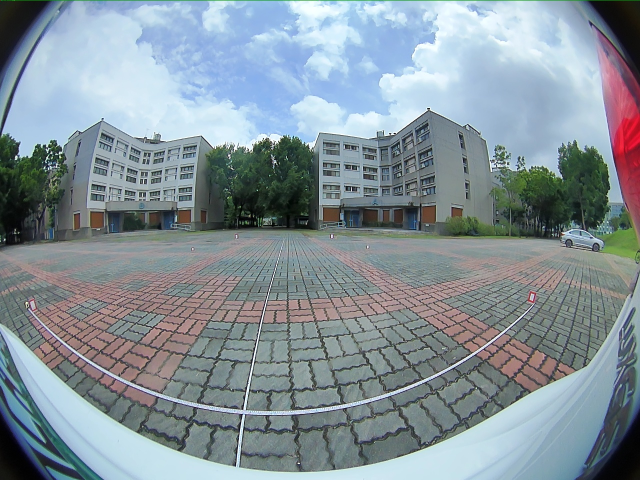
#> input picture py/val/back.jpg, 1280 x 960 px (shown at 1/2 size); its folder holds only this picture in this run
$ python valangle.py   (older library calls are emulated)
#> lines starting #> are read from the running program, lines starting #| are printed output that depends on the picture; after the words box and inside, x2 and y2 are one past the last pixel; in counts of white or black regions, pixels touching at a corner belong together
#!/usr/bin/env python3
# -*- coding: utf-8 -*-
"""
fisheye_simple_control.py
——————————————
滑桿 (Trackbar) 刻度：
  • Yaw         : -180°  …  +180°，每格 10°   (共 37 格)
  • Balance     : 0.0   …  1.0  ，每格 0.1   (共 11 格)
  • FOV-scale   : 0.1   …  1.0  ，每格 0.1   (共 10 格)

鍵盤：
  • q / Esc  離開
"""

import cv2
import numpy as np
import os, glob
from math import atan, degrees

# -------- 1. 你的 K、D -------------
K = np.array([[355.67876243,   0.        , 638.84520097],
              [  0.        , 354.84207135, 480.89256853],
              [  0.        ,   0.        ,   1.        ]], dtype=np.float64)
D = np.array([[ 0.0517522 ],
              [-0.0267777 ],
              [ 0.01933738],
              [-0.0052901 ]], dtype=np.float64)

# -------- 2. 讀一張影像當示例 ----------
img_path = sorted(glob.glob(os.path.join("val", "*.*")))[0]
img = cv2.imread(img_path)
#> img is the input picture: shape (960, 1280, 3); mean B, G, R 153.3, 145.7, 132.7
if img is None:
    raise RuntimeError("找不到 val/ 影像")
h, w = img.shape[:2]
#> h = 960; w = 1280

# -------- 3. 工具函式 -------------
def euler_to_R(yaw_deg=0):
    y = np.deg2rad(yaw_deg)
    Ry = np.array([[ np.cos(y), 0, np.sin(y)],
                   [        0, 1,        0],
                   [-np.sin(y), 0, np.cos(y)]])
    return Ry

def hfov_from_K(fx, img_w):
    """由焦距 fx 與影像寬計算水平視角 (deg)"""
    return 2 * degrees(atan((img_w / 2) / fx))

def redraw(yaw_deg, balance, fov_scale):
#> called with yaw_deg = 0, balance = 0.5, fov_scale = 0.9
    R = euler_to_R(yaw_deg)
    new_K = cv2.fisheye.estimateNewCameraMatrixForUndistortRectify(
        K, D, (w, h), R,
        balance=balance,
        new_size=(w, h),
        fov_scale=fov_scale
    )
    map1, map2 = cv2.fisheye.initUndistortRectifyMap(
        K, D, R, new_K, (w, h), cv2.CV_16SC2
    )
    und = cv2.remap(img, map1, map2, interpolation=cv2.INTER_LINEAR)
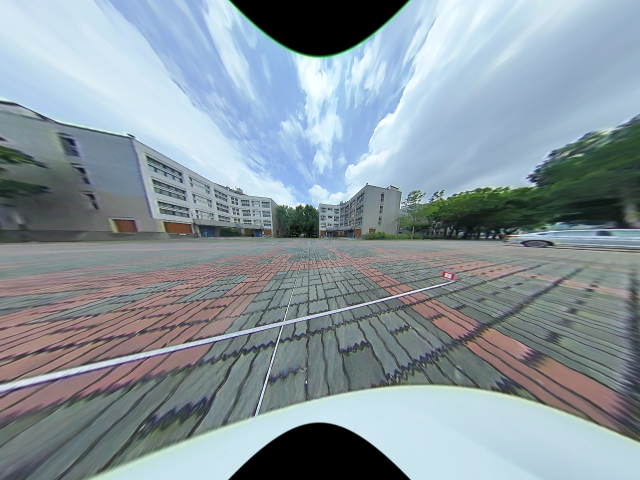
#> und: shape (960, 1280, 3) (shown at 1/2 size); mean B, G, R 158.1, 150.4, 137

    # 在影像右上角顯示目前 HFOV
    hfov = hfov_from_K(new_K[0, 0], w)
#> hfov = 160.3
    cv2.putText(und, f"HFOV: {hfov:.1f} deg",
                (10, 30), cv2.FONT_HERSHEY_SIMPLEX,
                1.0, (0,255,0), 2, cv2.LINE_AA)
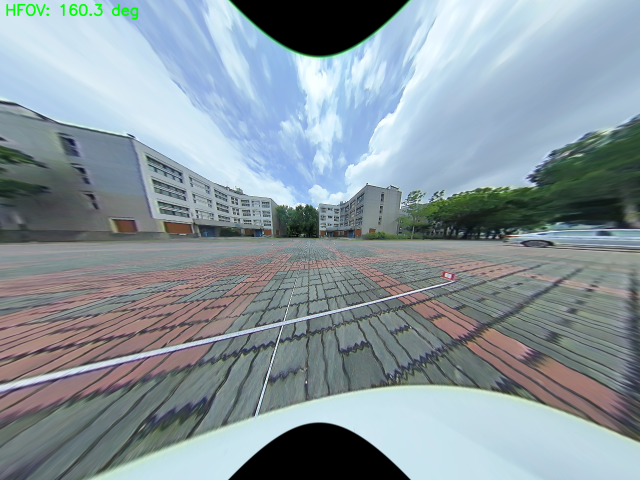
#> und: shape (960, 1280, 3) (shown at 1/2 size); 0.23% of pixels changed, all inside (x1, y1, x2, y2) = (12, 7, 277, 40)
    return und

# -------- 4. Trackbar 回呼 -------------
def on_change(_=None):
    yaw_idx = cv2.getTrackbarPos("Yaw(10deg)",  win)
    bal_idx = cv2.getTrackbarPos("Balance",     win)
    fov_idx = cv2.getTrackbarPos("FOVscale",    win)

    yaw_deg = (yaw_idx - 18) * 10        # -180…+180
    balance = bal_idx / 10.0             # 0.0 … 1.0
    fov_s   = max(0.1, fov_idx / 10.0)   # 0.1 … 1.0

    out = redraw(yaw_deg, balance, fov_s)
    cv2.imshow(win, out)

# -------- 5. 視窗與滑桿 -------------
win = "Fisheye Viewer"
cv2.namedWindow(win, cv2.WINDOW_NORMAL)
cv2.resizeWindow(win, w//2, h//2)

cv2.createTrackbar("Yaw(10deg)", win, 18, 36, on_change)   # 18 → 0°
cv2.createTrackbar("Balance",    win,  5, 10, on_change)   # 0.5
cv2.createTrackbar("FOVscale",   win,  9, 10, on_change)   # 0.9

on_change()  # 初始顯示

print("滑桿即時生效；按 q 或 Esc 離開")
while True:
    k = cv2.waitKey(50) & 0xFF
#> (key q is pressed here)
    if k in (27, ord('q')):
        break
cv2.destroyAllWindows()

$ run again, on py/val/front.jpg
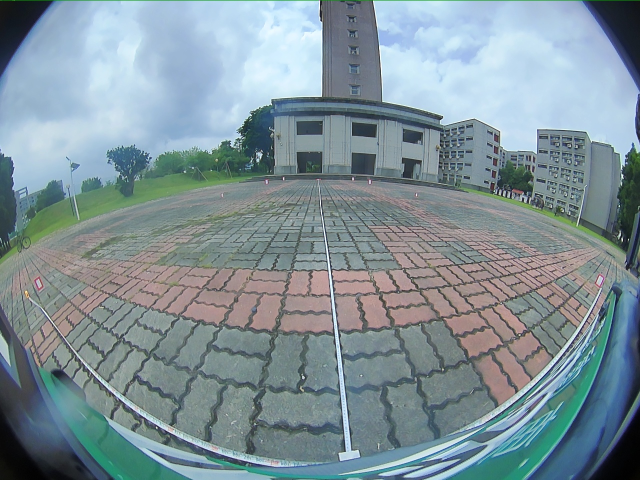
#> input picture py/val/front.jpg, 1280 x 960 px (shown at 1/2 size)
#> img is the input picture: shape (960, 1280, 3); mean B, G, R 153, 145.7, 128
#> in redraw, `und = cv2.remap(img, map1, map2, interpolation=cv2.INTER_LINEAR)`:
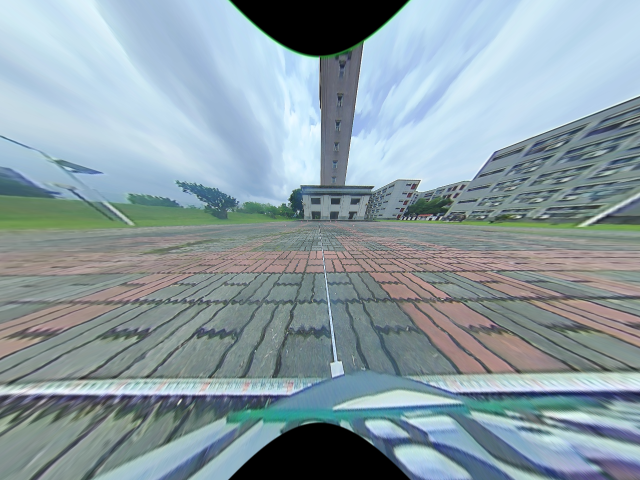
#> und: shape (960, 1280, 3) (shown at 1/2 size); mean B, G, R 164.2, 156.4, 138.9
#> in redraw, `cv2.putText(und, f"HFOV: {hfov:.1f} deg", (10, 30), cv2.FONT_HERSHEY_S..`:
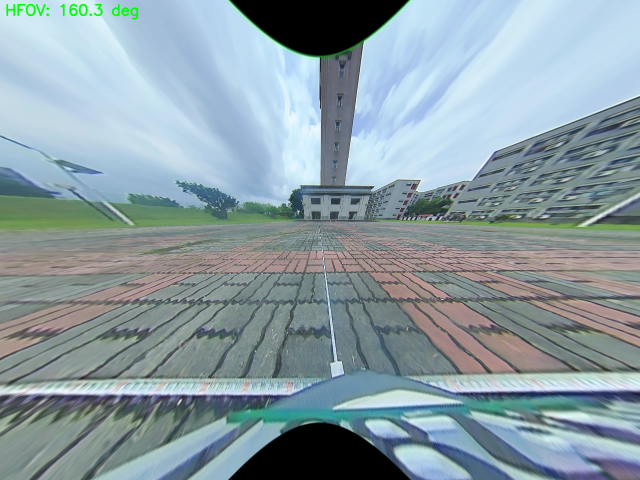
#> und: shape (960, 1280, 3) (shown at 1/2 size); 0.23% of pixels changed, all inside (x1, y1, x2, y2) = (12, 7, 277, 40)
